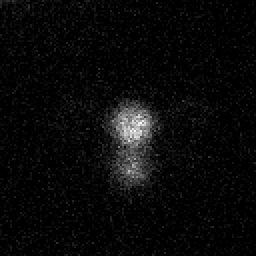
#> input picture WebServer/input/frame_000.png, 128 x 128 px (shown 2 times larger); its folder holds only this picture in this run
$ python -i app.py   (imports and definitions only)
#> lines starting #> are read from the running program, lines starting #| are printed output that depends on the picture
import streamlit as st
import subprocess
import os
import re
import json
import tempfile
import zipfile
import io
import tifffile
import numpy as np
from PIL import Image, ImageDraw
from pathlib import Path
import concurrent.futures
from skimage import morphology
from skimage.measure import label, regionprops

# Paths inside the Docker container
ILASTIK_EXE = "/opt/ilastik/run_ilastik.sh"
PROJECT_FILE = "/app/filament_model_v1.ilp"

# [1 line not run here, left out]

class MorphologicalSegmenter:
    """Threshold + opening/closing for filament detection."""
    # [43 lines left out: functions __init__, segment, largest_region, save_compatible_input, not called in this run]

def prepare_for_display(img):
    if img.mode in ("I", "I;16", "F"):
        return img.point(lambda i: i * (1./256)).convert('RGB')
    return img.convert('RGB')

# [53 lines left out: functions create_prob_overlay, create_eval_overlay, run_ilastik_with_logs, not called in this run]

# --- EVALUATION (Label Studio JSON + Boundary Dice) ---
# CROP6_IMAGE_RE = re.compile(r"URA7_URA8_002-crop6_frame_(\d+)\.png", re.IGNORECASE)
# CROP6_IMAGE_RE = re.compile(r"frame_(\d+)", re.IGNORECASE)
CROP6_IMAGE_RE = re.compile(r"_t(\d+)_", re.IGNORECASE)

def _extract_frame_index(filename):
    match = CROP6_IMAGE_RE.search(str(filename))
    return int(match.group(1)) if match else None
# [8 lines of commented-out code are left out]

# [113 lines left out: functions _extract_crop6_frame_index, _extract_polygons, _build_frame_to_annotations, _rasterize_polygons_to_mask, compute_boundary_dice, get_global_high and 1 more, not called in this run]

# --- SIDEBAR CONTROLS ---
# [1 line not run here, left out]
# [1 line that did not run here, left out]
# [4 lines that did not run here, left out]
# [1 line not run here, left out]

# st.sidebar.subheader("1. Pre-Processing (Inputs)")
# st.sidebar.caption("Adjusting these requires re-running the extraction.")
use_advanced_normalization = True #st.sidebar.checkbox("Use Advanced TIFF Normalization (Requires Math Processing)", value=True)

if use_advanced_normalization:
    percentile_high = 99.99# st.sidebar.number_input("High Percentile", value=99.99, step=0.01)
    gamma = 1.2#st.sidebar.slider("Gamma", 0.5, 3.0, 1.2, 0.1)
    contrast_factor = 0.8#st.sidebar.slider("Contrast Factor", 0.1, 1.5, 0.8, 0.1)
    bg_fraction = 0.0625#st.sidebar.number_input("Background Fraction", value=0.0625, format="%.4f")
else:
    percentile_high, gamma, contrast_factor, bg_fraction = 99.99, 1.2, 0.8, 0.0625

# st.sidebar.markdown("---")
# [1 line not run here, left out]
# st.sidebar.caption("Updates dynamically without re-running.")
# [1 line that did not run here, left out]
# [1 line that did not run here, left out]
# [1 line that did not run here, left out]
# [1 line that did not run here, left out]

# --- INITIALIZE SESSION STATE ---
# [325 lines not run here, left out]

>>> from PIL import Image
>>> picture = Image.open('input/frame_000.png')
#> picture is the input picture: PIL image 128x128 I;16; min 0, max 41223, mean 1572
>>> result = prepare_for_display(picture)
#> in prepare_for_display, `return img.point(lambda i: i * (1./256)).convert('RGB')`:
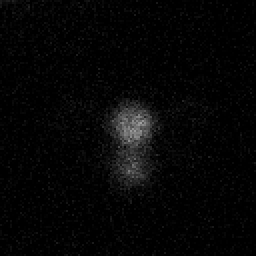
#> returned value: PIL image 128x128 RGB (shown 2 times larger); min 0, max 161, mean 5.8

$ run again, on WebServer/input/frame_001.png
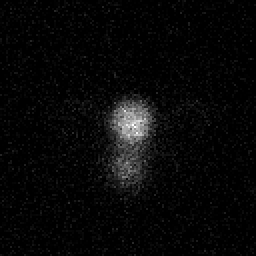
#> input picture WebServer/input/frame_001.png, 128 x 128 px (shown 2 times larger)
#> picture is the input picture: PIL image 128x128 I;16; min 0, max 43115, mean 1417.1
#> in prepare_for_display, `return img.point(lambda i: i * (1./256)).convert('RGB')`:
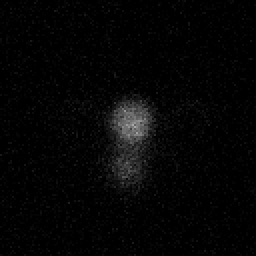
#> returned value: PIL image 128x128 RGB (shown 2 times larger); min 0, max 168, mean 5.2

$ run again, on WebServer/input/frame_002.png
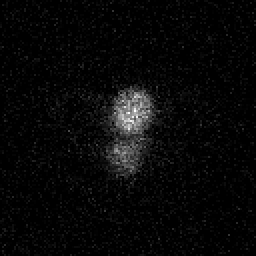
#> input picture WebServer/input/frame_002.png, 128 x 128 px (shown 2 times larger)
#> picture is the input picture: PIL image 128x128 I;16; min 0, max 32937, mean 1115.5
#> in prepare_for_display, `return img.point(lambda i: i * (1./256)).convert('RGB')`:
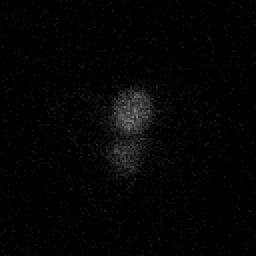
#> returned value: PIL image 128x128 RGB (shown 2 times larger); min 0, max 128, mean 4.1

$ run again, on WebServer/input/frame_003.png
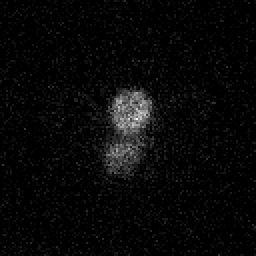
#> input picture WebServer/input/frame_003.png, 128 x 128 px (shown 2 times larger)
#> picture is the input picture: PIL image 128x128 I;16; min 0, max 29009, mean 954.7
#> in prepare_for_display, `return img.point(lambda i: i * (1./256)).convert('RGB')`:
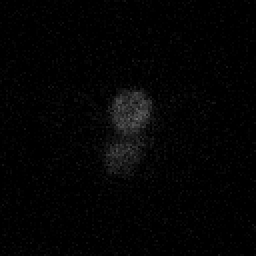
#> returned value: PIL image 128x128 RGB (shown 2 times larger); min 0, max 113, mean 3.6
